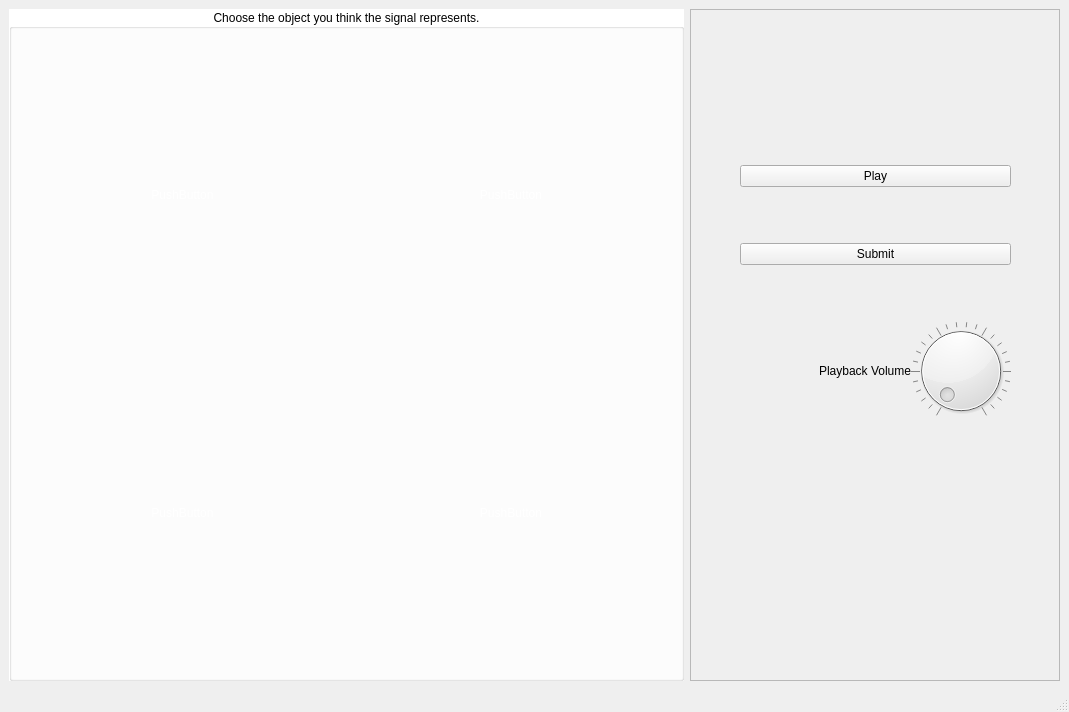
<?xml version="1.0" encoding="UTF-8"?>
<ui version="4.0">
 <class>testingWindow</class>
 <widget class="QMainWindow" name="testingWindow">
  <property name="geometry">
   <rect>
    <x>0</x>
    <y>0</y>
    <width>1069</width>
    <height>712</height>
   </rect>
  </property>
  <property name="windowTitle">
   <string>Leap Theremin Experiment</string>
  </property>
  <widget class="QWidget" name="centralwidget">
   <property name="sizePolicy">
    <sizepolicy hsizetype="Expanding" vsizetype="Expanding">
     <horstretch>0</horstretch>
     <verstretch>0</verstretch>
    </sizepolicy>
   </property>
   <layout class="QHBoxLayout" name="horizontalLayout_2">
    <item>
     <layout class="QVBoxLayout" name="verticalLayout_4">
      <item>
       <layout class="QHBoxLayout" name="horizontalLayout_3">
        <item>
         <widget class="QGroupBox" name="groupBox">
          <property name="sizePolicy">
           <sizepolicy hsizetype="Expanding" vsizetype="Expanding">
            <horstretch>0</horstretch>
            <verstretch>0</verstretch>
           </sizepolicy>
          </property>
          <property name="styleSheet">
           <string notr="true">background-color: white</string>
          </property>
          <property name="title">
           <string>Choose the object you think the signal represents.</string>
          </property>
          <property name="alignment">
           <set>Qt::AlignCenter</set>
          </property>
          <property name="flat">
           <bool>false</bool>
          </property>
          <property name="checkable">
           <bool>false</bool>
          </property>
          <layout class="QGridLayout" name="gridLayout_2">
           <item row="0" column="0">
            <layout class="QGridLayout" name="gridLayout" rowstretch="0,0">
             <item row="1" column="0">
              <widget class="QPushButton" name="pushButton_3">
               <property name="sizePolicy">
                <sizepolicy hsizetype="Expanding" vsizetype="Expanding">
                 <horstretch>1</horstretch>
                 <verstretch>1</verstretch>
                </sizepolicy>
               </property>
               <property name="minimumSize">
                <size>
                 <width>300</width>
                 <height>300</height>
                </size>
               </property>
               <property name="autoFillBackground">
                <bool>false</bool>
               </property>
               <property name="styleSheet">
                <string notr="true">background-color: white; color: white</string>
               </property>
               <property name="text">
                <string>PushButton</string>
               </property>
               <property name="iconSize">
                <size>
                 <width>100</width>
                 <height>100</height>
                </size>
               </property>
               <property name="shortcut">
                <string>Ctrl+S</string>
               </property>
               <property name="checkable">
                <bool>true</bool>
               </property>
               <property name="autoExclusive">
                <bool>true</bool>
               </property>
               <property name="flat">
                <bool>true</bool>
               </property>
              </widget>
             </item>
             <item row="0" column="0">
              <widget class="QPushButton" name="pushButton_1">
               <property name="sizePolicy">
                <sizepolicy hsizetype="Expanding" vsizetype="Expanding">
                 <horstretch>1</horstretch>
                 <verstretch>1</verstretch>
                </sizepolicy>
               </property>
               <property name="minimumSize">
                <size>
                 <width>300</width>
                 <height>300</height>
                </size>
               </property>
               <property name="autoFillBackground">
                <bool>false</bool>
               </property>
               <property name="styleSheet">
                <string notr="true">background-color: white; color: white</string>
               </property>
               <property name="text">
                <string>PushButton</string>
               </property>
               <property name="iconSize">
                <size>
                 <width>100</width>
                 <height>100</height>
                </size>
               </property>
               <property name="shortcut">
                <string>Ctrl+S</string>
               </property>
               <property name="checkable">
                <bool>true</bool>
               </property>
               <property name="autoExclusive">
                <bool>true</bool>
               </property>
               <property name="flat">
                <bool>true</bool>
               </property>
              </widget>
             </item>
             <item row="1" column="1">
              <widget class="QPushButton" name="pushButton_4">
               <property name="sizePolicy">
                <sizepolicy hsizetype="Expanding" vsizetype="Expanding">
                 <horstretch>1</horstretch>
                 <verstretch>1</verstretch>
                </sizepolicy>
               </property>
               <property name="minimumSize">
                <size>
                 <width>300</width>
                 <height>300</height>
                </size>
               </property>
               <property name="autoFillBackground">
                <bool>false</bool>
               </property>
               <property name="styleSheet">
                <string notr="true">background-color: white; color: white</string>
               </property>
               <property name="text">
                <string>PushButton</string>
               </property>
               <property name="iconSize">
                <size>
                 <width>100</width>
                 <height>100</height>
                </size>
               </property>
               <property name="shortcut">
                <string>Ctrl+S</string>
               </property>
               <property name="checkable">
                <bool>true</bool>
               </property>
               <property name="autoExclusive">
                <bool>true</bool>
               </property>
               <property name="flat">
                <bool>true</bool>
               </property>
              </widget>
             </item>
             <item row="0" column="1">
              <widget class="QPushButton" name="pushButton_2">
               <property name="sizePolicy">
                <sizepolicy hsizetype="Expanding" vsizetype="Expanding">
                 <horstretch>1</horstretch>
                 <verstretch>1</verstretch>
                </sizepolicy>
               </property>
               <property name="minimumSize">
                <size>
                 <width>300</width>
                 <height>300</height>
                </size>
               </property>
               <property name="autoFillBackground">
                <bool>false</bool>
               </property>
               <property name="styleSheet">
                <string notr="true">background-color: white; color: white</string>
               </property>
               <property name="text">
                <string>PushButton</string>
               </property>
               <property name="iconSize">
                <size>
                 <width>100</width>
                 <height>100</height>
                </size>
               </property>
               <property name="shortcut">
                <string>Ctrl+S</string>
               </property>
               <property name="checkable">
                <bool>true</bool>
               </property>
               <property name="autoExclusive">
                <bool>true</bool>
               </property>
               <property name="flat">
                <bool>true</bool>
               </property>
              </widget>
             </item>
            </layout>
           </item>
          </layout>
         </widget>
        </item>
        <item>
         <widget class="QFrame" name="frame">
          <property name="sizePolicy">
           <sizepolicy hsizetype="Fixed" vsizetype="Preferred">
            <horstretch>0</horstretch>
            <verstretch>0</verstretch>
           </sizepolicy>
          </property>
          <property name="minimumSize">
           <size>
            <width>370</width>
            <height>0</height>
           </size>
          </property>
          <property name="frameShape">
           <enum>QFrame::StyledPanel</enum>
          </property>
          <property name="frameShadow">
           <enum>QFrame::Raised</enum>
          </property>
          <widget class="QWidget" name="verticalLayoutWidget">
           <property name="geometry">
            <rect>
             <x>50</x>
             <y>0</y>
             <width>271</width>
             <height>471</height>
            </rect>
           </property>
           <layout class="QVBoxLayout" name="verticalLayout">
            <property name="spacing">
             <number>0</number>
            </property>
            <property name="topMargin">
             <number>100</number>
            </property>
            <item>
             <widget class="QPushButton" name="btnPlay">
              <property name="text">
               <string>Play</string>
              </property>
             </widget>
            </item>
            <item>
             <widget class="QPushButton" name="btnSubmit">
              <property name="text">
               <string>Submit</string>
              </property>
             </widget>
            </item>
            <item>
             <layout class="QHBoxLayout" name="horizontalLayout_4">
              <item>
               <widget class="QLabel" name="label">
                <property name="text">
                 <string>Playback Volume</string>
                </property>
                <property name="alignment">
                 <set>Qt::AlignRight|Qt::AlignTrailing|Qt::AlignVCenter</set>
                </property>
               </widget>
              </item>
              <item>
               <widget class="QDial" name="volumeDial">
                <property name="sizePolicy">
                 <sizepolicy hsizetype="Minimum" vsizetype="Minimum">
                  <horstretch>0</horstretch>
                  <verstretch>0</verstretch>
                 </sizepolicy>
                </property>
                <property name="minimumSize">
                 <size>
                  <width>100</width>
                  <height>100</height>
                 </size>
                </property>
                <property name="maximumSize">
                 <size>
                  <width>100</width>
                  <height>100</height>
                 </size>
                </property>
                <property name="toolTip">
                 <string>&lt;html&gt;&lt;head/&gt;&lt;body&gt;&lt;p&gt;Volume&lt;/p&gt;&lt;/body&gt;&lt;/html&gt;</string>
                </property>
                <property name="minimum">
                 <number>1</number>
                </property>
                <property name="maximum">
                 <number>100</number>
                </property>
                <property name="invertedAppearance">
                 <bool>false</bool>
                </property>
                <property name="invertedControls">
                 <bool>false</bool>
                </property>
                <property name="notchesVisible">
                 <bool>true</bool>
                </property>
               </widget>
              </item>
             </layout>
            </item>
           </layout>
          </widget>
         </widget>
        </item>
       </layout>
      </item>
     </layout>
    </item>
   </layout>
  </widget>
  <widget class="QStatusBar" name="statusbar"/>
 </widget>
 <resources/>
 <connections/>
</ui>
